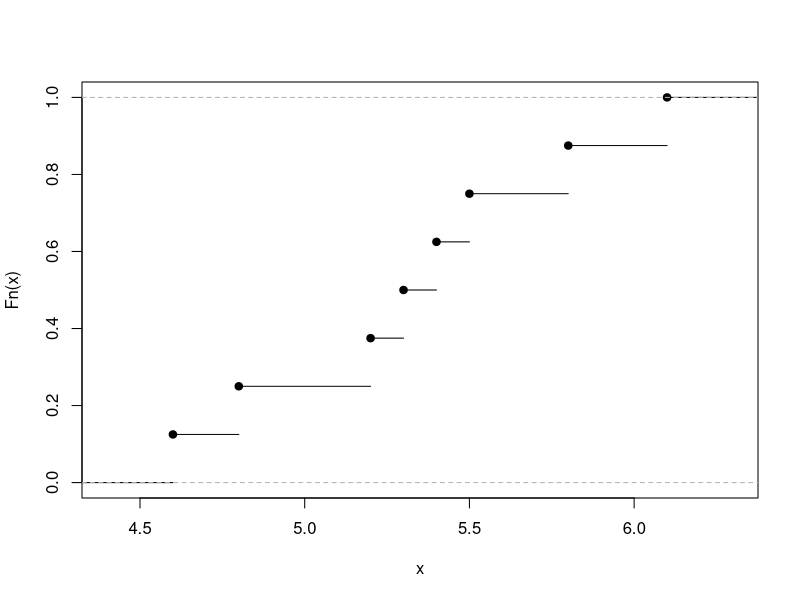
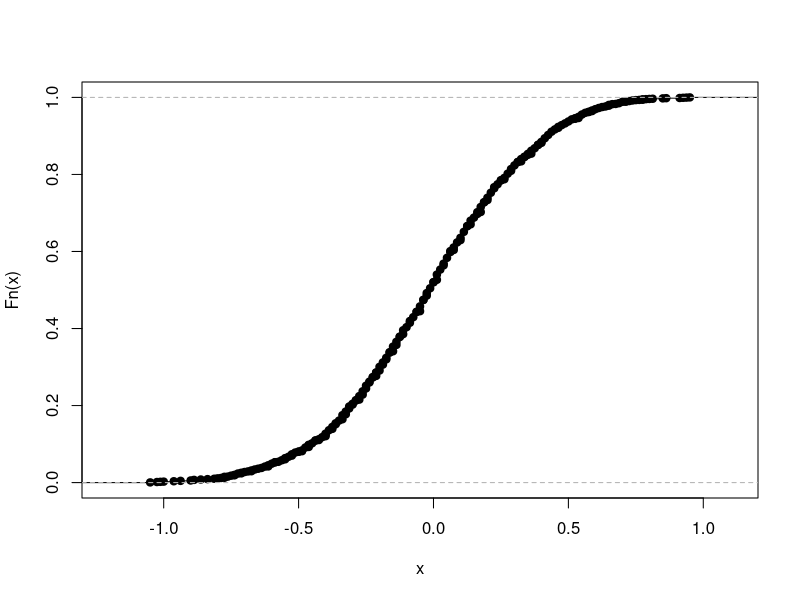

R code for these plots, in order:
## ---- chunk 1

observedSample <- c(5.20, 4.80, 5.30, 4.60, 
                    6.10, 5.40, 5.80, 5.50)

myecdf_fun     <- ecdf(observedSample)

plot(myecdf_fun, main="")
## ---- chunk 2
observedSample <- c(-0.6, 1.0, 1.4, -0.8, 1.6, 1.9, -0.1, 0.7)
## ---- chunk 3
## generating a bootstrap sample
bootSample <- sample(x       = observedSample, 
                     size    = length(observedSample), 
                     replace = TRUE)
## ---- chunk 4
n                <- length(observedSample)
Xbar             <- mean(observedSample)
m                <- 2000
bootRealizations <- numeric(m)

for(l in seq_len(m)){
 bootSample          <- sample(x       = observedSample, 
                               size    = n, 
                               replace = TRUE)
 bootXbar            <- mean(bootSample)
 bootRealizations[l] <- bootXbar - Xbar
}

plot(ecdf(bootRealizations), main="")
